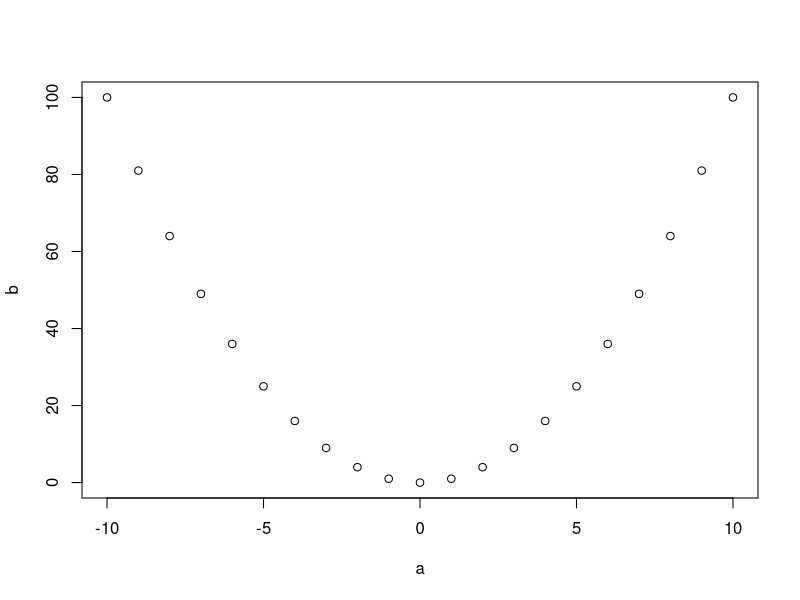

Reproduce this figure in R.
## ---- chunk 1
a <- -10:10
b <- a^2
## ---- chunk 2
plot(a, b)
